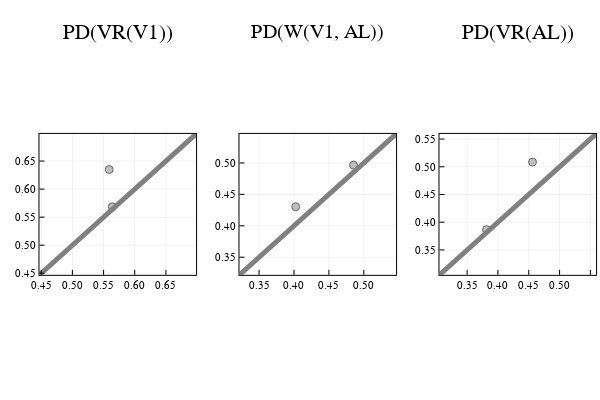

This figure's notebook cell:
### Code cell
p1 = ext_var.plot_PD(barcode_V1, title = "PD(VR(V1))", titlefontsize = 15)
p2 = ext_var.plot_PD(barcode_W_V1_AL, title = "PD(W(V1, AL))")
p3 = ext_var.plot_PD(barcode_AL, title = "PD(VR(AL))", titlefontsize = 15)
plot(p1, p2, p3, layout = grid(1,3))

### Figure 1 — Plotly figure (JSON) as saved in the notebook; plotly's stock layout.template omitted (floating-point values rounded to 4 significant figures)
{"data": [{"colorbar": {"title": ""}, "legendgroup": "", "marker": {"color": "rgba(128, 128, 128, 0.500)", "line": {"color": "rgba(0, 0, 0, 0.500)", "width": 1}, "size": 8, "symbol": "circle"}, "mode": "markers", "name": "", "showlegend": false, "type": "scatter", "x": [0.5639, 0.559], "xaxis": "x1", "y": [0.5686, 0.6349], "yaxis": "y1", "zmax": null, "zmin": null}, {"colorbar": {"title": ""}, "legendgroup": "", "line": {"color": "rgba(128, 128, 128, 1.000)", "dash": "solid", "shape": "linear", "width": 5}, "mode": "lines", "name": "", "showlegend": false, "type": "scatter", "x": [0.4472, 0.6984], "xaxis": "x1", "y": [0.4472, 0.6984], "yaxis": "y1", "zmax": null, "zmin": null}, {"colorbar": {"title": ""}, "legendgroup": "", "marker": {"color": "rgba(128, 128, 128, 0.500)", "line": {"color": "rgba(0, 0, 0, 0.500)", "width": 1}, "size": 8, "symbol": "circle"}, "mode": "markers", "name": "", "showlegend": false, "type": "scatter", "x": [0.4024, 0.4852], "xaxis": "x2", "y": [0.4304, 0.4965], "yaxis": "y2", "zmax": null, "zmin": null}, {"colorbar": {"title": ""}, "legendgroup": "", "line": {"color": "rgba(128, 128, 128, 1.000)", "dash": "solid", "shape": "linear", "width": 5}, "mode": "lines", "name": "", "showlegend": false, "type": "scatter", "x": [0.3219, 0.5462], "xaxis": "x2", "y": [0.3219, 0.5462], "yaxis": "y2", "zmax": null, "zmin": null}, {"colorbar": {"title": ""}, "legendgroup": "", "marker": {"color": "rgba(128, 128, 128, 0.500)", "line": {"color": "rgba(0, 0, 0, 0.500)", "width": 1}, "size": 8, "symbol": "circle"}, "mode": "markers", "name": "", "showlegend": false, "type": "scatter", "x": [0.3814, 0.4561], "xaxis": "x3", "y": [0.3866, 0.5084], "yaxis": "y3", "zmax": null, "zmin": null}, {"colorbar": {"title": ""}, "legendgroup": "", "line": {"color": "rgba(128, 128, 128, 1.000)", "dash": "solid", "shape": "linear", "width": 5}, "mode": "lines", "name": "", "showlegend": false, "type": "scatter", "x": [0.3051, 0.5592], "xaxis": "x3", "y": [0.3051, 0.5592], "yaxis": "y3", "zmax": null, "zmin": null}], "layout": {"annotations": [{"font": {"color": "rgba(0, 0, 0, 1.000)", "family": "sans-serif", "size": 21}, "rotation": 0, "showarrow": false, "text": "PD(VR(V1))", "x": 0.1963, "xanchor": "center", "xref": "paper", "y": 1, "yanchor": "top", "yref": "paper"}, {"font": {"color": "rgba(0, 0, 0, 1.000)", "family": "sans-serif", "size": 20}, "rotation": 0, "showarrow": false, "text": "PD(W(V1, AL))", "x": 0.5296, "xanchor": "center", "xref": "paper", "y": 1, "yanchor": "top", "yref": "paper"}, {"font": {"color": "rgba(0, 0, 0, 1.000)", "family": "sans-serif", "size": 21}, "rotation": 0, "showarrow": false, "text": "PD(VR(AL))", "x": 0.863, "xanchor": "center", "xref": "paper", "y": 1, "yanchor": "top", "yref": "paper"}], "height": 400, "legend": {"bgcolor": "rgba(255, 255, 255, 1.000)", "bordercolor": "rgba(0, 0, 0, 1.000)", "font": {"color": "rgba(0, 0, 0, 1.000)", "family": "sans-serif", "size": 11}, "tracegroupgap": 0, "x": 1, "y": 0}, "margin": {"b": 20, "l": 0, "r": 0, "t": 20}, "paper_bgcolor": "rgba(255, 255, 255, 1.000)", "plot_bgcolor": "rgba(255, 255, 255, 1.000)", "showlegend": true, "width": 600, "xaxis1": {"anchor": "y1", "domain": [0.06582, 0.3268], "gridcolor": "rgba(0, 0, 0, 0.100)", "gridwidth": 0.5, "linecolor": "rgba(0, 0, 0, 1.000)", "mirror": true, "range": [0.4472, 0.6984], "showgrid": true, "showline": true, "showticklabels": true, "tickangle": 0, "tickcolor": "rgb(0, 0, 0)", "tickfont": {"color": "rgba(0, 0, 0, 1.000)", "family": "sans-serif", "size": 11}, "tickmode": "array", "ticks": "inside", "ticktext": ["0.45", "0.50", "0.55", "0.60", "0.65"], "tickvals": [0.45, 0.5, 0.55, 0.6, 0.65], "title": "", "titlefont": {"color": "rgba(0, 0, 0, 1.000)", "family": "sans-serif", "size": 15}, "type": "-", "visible": true, "zeroline": false, "zerolinecolor": "rgba(0, 0, 0, 1.000)"}, "xaxis2": {"anchor": "y2", "domain": [0.3992, 0.6601], "gridcolor": "rgba(0, 0, 0, 0.100)", "gridwidth": 0.5, "linecolor": "rgba(0, 0, 0, 1.000)", "mirror": true, "range": [0.3219, 0.5462], "showgrid": true, "showline": true, "showticklabels": true, "tickangle": 0, "tickcolor": "rgb(0, 0, 0)", "tickfont": {"color": "rgba(0, 0, 0, 1.000)", "family": "sans-serif", "size": 11}, "tickmode": "array", "ticks": "inside", "ticktext": ["0.35", "0.40", "0.45", "0.50"], "tickvals": [0.35, 0.4, 0.45, 0.5], "title": "", "titlefont": {"color": "rgba(0, 0, 0, 1.000)", "family": "sans-serif", "size": 15}, "type": "-", "visible": true, "zeroline": false, "zerolinecolor": "rgba(0, 0, 0, 1.000)"}, "xaxis3": {"anchor": "y3", "domain": [0.7325, 0.9934], "gridcolor": "rgba(0, 0, 0, 0.100)", "gridwidth": 0.5, "linecolor": "rgba(0, 0, 0, 1.000)", "mirror": true, "range": [0.3051, 0.5592], "showgrid": true, "showline": true, "showticklabels": true, "tickangle": 0, "tickcolor": "rgb(0, 0, 0)", "tickfont": {"color": "rgba(0, 0, 0, 1.000)", "family": "sans-serif", "size": 11}, "tickmode": "array", "ticks": "inside", "ticktext": ["0.35", "0.40", "0.45", "0.50", "0.55"], "tickvals": [0.35, 0.4, 0.45, 0.5, 0.55], "title": "", "titlefont": {"color": "rgba(0, 0, 0, 1.000)", "family": "sans-serif", "size": 15}, "type": "-", "visible": true, "zeroline": false, "zerolinecolor": "rgba(0, 0, 0, 1.000)"}, "yaxis1": {"anchor": "x1", "domain": [0.2921, 0.6836], "gridcolor": "rgba(0, 0, 0, 0.100)", "gridwidth": 0.5, "linecolor": "rgba(0, 0, 0, 1.000)", "mirror": true, "range": [0.4472, 0.6984], "showgrid": true, "showline": true, "showticklabels": true, "tickangle": 0, "tickcolor": "rgb(0, 0, 0)", "tickfont": {"color": "rgba(0, 0, 0, 1.000)", "family": "sans-serif", "size": 11}, "tickmode": "array", "ticks": "inside", "ticktext": ["0.45", "0.50", "0.55", "0.60", "0.65"], "tickvals": [0.45, 0.5, 0.55, 0.6, 0.65], "title": "", "titlefont": {"color": "rgba(0, 0, 0, 1.000)", "family": "sans-serif", "size": 15}, "type": "-", "visible": true, "zeroline": false, "zerolinecolor": "rgba(0, 0, 0, 1.000)"}, "yaxis2": {"anchor": "x2", "domain": [0.2921, 0.6836], "gridcolor": "rgba(0, 0, 0, 0.100)", "gridwidth": 0.5, "linecolor": "rgba(0, 0, 0, 1.000)", "mirror": true, "range": [0.3219, 0.5462], "showgrid": true, "showline": true, "showticklabels": true, "tickangle": 0, "tickcolor": "rgb(0, 0, 0)", "tickfont": {"color": "rgba(0, 0, 0, 1.000)", "family": "sans-serif", "size": 11}, "tickmode": "array", "ticks": "inside", "ticktext": ["0.35", "0.40", "0.45", "0.50"], "tickvals": [0.35, 0.4, 0.45, 0.5], "title": "", "titlefont": {"color": "rgba(0, 0, 0, 1.000)", "family": "sans-serif", "size": 15}, "type": "-", "visible": true, "zeroline": false, "zerolinecolor": "rgba(0, 0, 0, 1.000)"}, "yaxis3": {"anchor": "x3", "domain": [0.2921, 0.6836], "gridcolor": "rgba(0, 0, 0, 0.100)", "gridwidth": 0.5, "linecolor": "rgba(0, 0, 0, 1.000)", "mirror": true, "range": [0.3051, 0.5592], "showgrid": true, "showline": true, "showticklabels": true, "tickangle": 0, "tickcolor": "rgb(0, 0, 0)", "tickfont": {"color": "rgba(0, 0, 0, 1.000)", "family": "sans-serif", "size": 11}, "tickmode": "array", "ticks": "inside", "ticktext": ["0.35", "0.40", "0.45", "0.50", "0.55"], "tickvals": [0.35, 0.4, 0.45, 0.5, 0.55], "title": "", "titlefont": {"color": "rgba(0, 0, 0, 1.000)", "family": "sans-serif", "size": 15}, "type": "-", "visible": true, "zeroline": false, "zerolinecolor": "rgba(0, 0, 0, 1.000)"}}}
